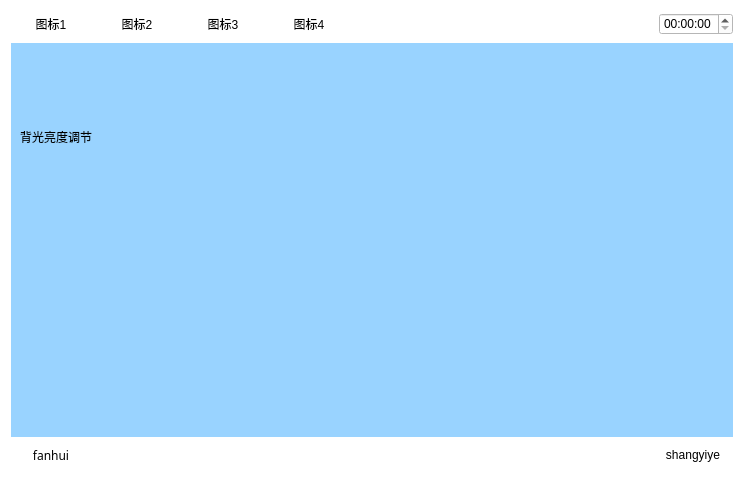
<?xml version="1.0" encoding="UTF-8"?>
<ui version="4.0">
 <class>Beiguangliangdu</class>
 <widget class="QWidget" name="Beiguangliangdu">
  <property name="geometry">
   <rect>
    <x>0</x>
    <y>0</y>
    <width>744</width>
    <height>479</height>
   </rect>
  </property>
  <property name="windowTitle">
   <string>Form</string>
  </property>
  <property name="styleSheet">
   <string notr="true">background-color: rgb(255, 255, 255);</string>
  </property>
  <layout class="QVBoxLayout" name="verticalLayout_3" stretch="1,5,1">
   <item>
    <layout class="QHBoxLayout" name="horizontalLayout_5">
     <item>
      <widget class="QPushButton" name="pushButton">
       <property name="text">
        <string>图标1</string>
       </property>
       <property name="flat">
        <bool>true</bool>
       </property>
      </widget>
     </item>
     <item>
      <widget class="QPushButton" name="pushButton_2">
       <property name="text">
        <string>图标2</string>
       </property>
       <property name="flat">
        <bool>true</bool>
       </property>
      </widget>
     </item>
     <item>
      <widget class="QPushButton" name="pushButton_3">
       <property name="text">
        <string>图标3</string>
       </property>
       <property name="flat">
        <bool>true</bool>
       </property>
      </widget>
     </item>
     <item>
      <widget class="QPushButton" name="pushButton_4">
       <property name="text">
        <string>图标4</string>
       </property>
       <property name="flat">
        <bool>true</bool>
       </property>
      </widget>
     </item>
     <item>
      <spacer name="horizontalSpacer_4">
       <property name="orientation">
        <enum>Qt::Horizontal</enum>
       </property>
       <property name="sizeHint" stdset="0">
        <size>
         <width>40</width>
         <height>20</height>
        </size>
       </property>
      </spacer>
     </item>
     <item>
      <widget class="QTimeEdit" name="timeEdit_2"/>
     </item>
    </layout>
   </item>
   <item>
    <widget class="QWidget" name="widget" native="true">
     <property name="sizePolicy">
      <sizepolicy hsizetype="Preferred" vsizetype="Preferred">
       <horstretch>0</horstretch>
       <verstretch>0</verstretch>
      </sizepolicy>
     </property>
     <property name="contextMenuPolicy">
      <enum>Qt::DefaultContextMenu</enum>
     </property>
     <property name="styleSheet">
      <string notr="true">background-color: rgb(153, 211, 255);</string>
     </property>
     <layout class="QVBoxLayout" name="verticalLayout_2" stretch="1,1,1">
      <item>
       <layout class="QHBoxLayout" name="horizontalLayout">
        <item>
         <widget class="QLabel" name="label">
          <property name="text">
           <string>背光亮度调节</string>
          </property>
          <property name="alignment">
           <set>Qt::AlignCenter</set>
          </property>
         </widget>
        </item>
        <item>
         <spacer name="horizontalSpacer">
          <property name="orientation">
           <enum>Qt::Horizontal</enum>
          </property>
          <property name="sizeHint" stdset="0">
           <size>
            <width>40</width>
            <height>20</height>
           </size>
          </property>
         </spacer>
        </item>
        <item>
         <layout class="QVBoxLayout" name="verticalLayout"/>
        </item>
       </layout>
      </item>
      <item>
       <layout class="QHBoxLayout" name="horizontalLayout_4">
        <item>
         <spacer name="horizontalSpacer_6">
          <property name="sizePolicy">
           <sizepolicy hsizetype="Ignored" vsizetype="Ignored">
            <horstretch>0</horstretch>
            <verstretch>0</verstretch>
           </sizepolicy>
          </property>
          <property name="orientation">
           <enum>Qt::Horizontal</enum>
          </property>
          <property name="sizeHint" stdset="0">
           <size>
            <width>40</width>
            <height>20</height>
           </size>
          </property>
         </spacer>
        </item>
        <item>
         <spacer name="horizontalSpacer_7">
          <property name="orientation">
           <enum>Qt::Horizontal</enum>
          </property>
          <property name="sizeHint" stdset="0">
           <size>
            <width>40</width>
            <height>20</height>
           </size>
          </property>
         </spacer>
        </item>
        <item>
         <widget class="QPushButton" name="pushButton_7">
          <property name="text">
           <string/>
          </property>
          <property name="icon">
           <iconset resource="myimages.qrc">
            <normaloff>:/image/images/sun.svg</normaloff>:/image/images/sun.svg</iconset>
          </property>
          <property name="flat">
           <bool>true</bool>
          </property>
         </widget>
        </item>
        <item>
         <spacer name="horizontalSpacer_5">
          <property name="orientation">
           <enum>Qt::Horizontal</enum>
          </property>
          <property name="sizeHint" stdset="0">
           <size>
            <width>40</width>
            <height>20</height>
           </size>
          </property>
         </spacer>
        </item>
       </layout>
      </item>
      <item>
       <layout class="QHBoxLayout" name="horizontalLayout_3" stretch="1,3,1">
        <item>
         <widget class="QPushButton" name="pushButton_6">
          <property name="text">
           <string/>
          </property>
          <property name="icon">
           <iconset resource="myimages.qrc">
            <normaloff>:/image/images/jian.svg</normaloff>:/image/images/jian.svg</iconset>
          </property>
          <property name="flat">
           <bool>true</bool>
          </property>
         </widget>
        </item>
        <item>
         <widget class="QLabel" name="label_3">
          <property name="sizePolicy">
           <sizepolicy hsizetype="Ignored" vsizetype="Ignored">
            <horstretch>0</horstretch>
            <verstretch>0</verstretch>
           </sizepolicy>
          </property>
          <property name="text">
           <string/>
          </property>
          <property name="pixmap">
           <pixmap resource="myimages.qrc">:/image/images/storage.svg</pixmap>
          </property>
          <property name="scaledContents">
           <bool>true</bool>
          </property>
          <property name="alignment">
           <set>Qt::AlignCenter</set>
          </property>
         </widget>
        </item>
        <item>
         <widget class="QPushButton" name="pushButton_5">
          <property name="text">
           <string/>
          </property>
          <property name="icon">
           <iconset resource="myimages.qrc">
            <normaloff>:/image/images/jia.svg</normaloff>:/image/images/jia.svg</iconset>
          </property>
          <property name="flat">
           <bool>true</bool>
          </property>
         </widget>
        </item>
       </layout>
      </item>
     </layout>
    </widget>
   </item>
   <item>
    <layout class="QHBoxLayout" name="horizontalLayout_2">
     <item>
      <widget class="QPushButton" name="returnIndex">
       <property name="font">
        <font>
         <family>AR PL UMing TW MBE</family>
        </font>
       </property>
       <property name="text">
        <string>fanhui</string>
       </property>
       <property name="flat">
        <bool>true</bool>
       </property>
      </widget>
     </item>
     <item>
      <spacer name="horizontalSpacer_2">
       <property name="orientation">
        <enum>Qt::Horizontal</enum>
       </property>
       <property name="sizeHint" stdset="0">
        <size>
         <width>40</width>
         <height>20</height>
        </size>
       </property>
      </spacer>
     </item>
     <item>
      <spacer name="horizontalSpacer_3">
       <property name="orientation">
        <enum>Qt::Horizontal</enum>
       </property>
       <property name="sizeHint" stdset="0">
        <size>
         <width>40</width>
         <height>20</height>
        </size>
       </property>
      </spacer>
     </item>
     <item>
      <widget class="QPushButton" name="returnPage">
       <property name="text">
        <string>shangyiye</string>
       </property>
       <property name="flat">
        <bool>true</bool>
       </property>
      </widget>
     </item>
    </layout>
   </item>
  </layout>
 </widget>
 <resources>
  <include location="myimages.qrc"/>
 </resources>
 <connections/>
</ui>
